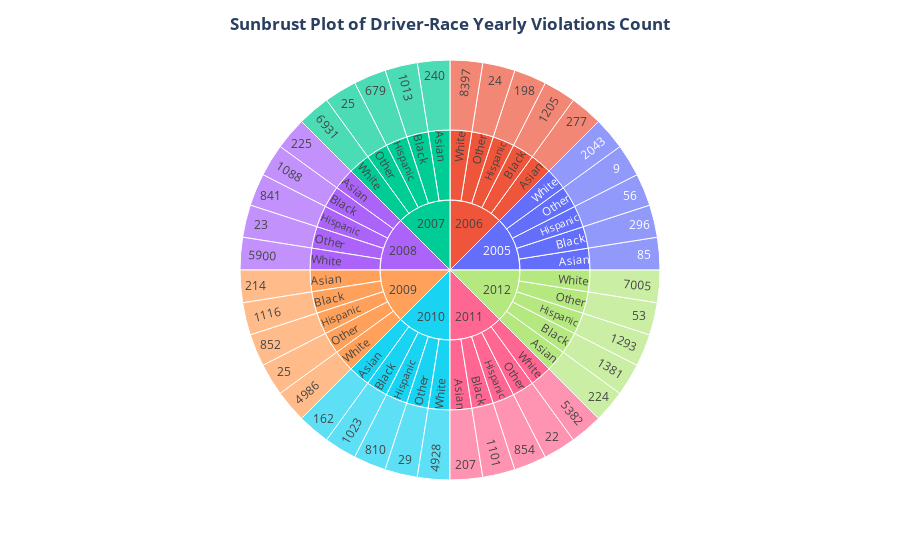

The notebook cell saved with this chart:
### Code cell
data=dfa.groupby(['year','driver_race'])['violations'].count().reset_index()
fig=px.sunburst(data,path=('year','driver_race','violations'))
fig.update_layout(title={'text':'<b>Sunbrust Plot of Driver-Race Yearly Violations Count','x':0.5})
fig.show()

### Figure 1 — Plotly figure (JSON) as saved in the notebook; plotly's stock layout.template omitted (floating-point values rounded to 4 significant figures)
{"data": [{"branchvalues": "total", "domain": {"x": [0, 1], "y": [0, 1]}, "hovertemplate": "labels=%{label}<br>count=%{value}<br>parent=%{parent}<br>id=%{id}<extra></extra>", "ids": ["2005/Other/9", "2011/Other/22", "2008/Other/23", "2006/Other/24", "2007/Other/25", "2009/Other/25", "2010/Other/29", "2012/Other/53", "2005/Hispanic/56", "2005/Asian/85", "2010/Asian/162", "2006/Hispanic/198", "2011/Asian/207", "2009/Asian/214", "2012/Asian/224", "2008/Asian/225", "2007/Asian/240", "2006/Asian/277", "2005/Black/296", "2007/Hispanic/679", "2010/Hispanic/810", "2008/Hispanic/841", "2009/Hispanic/852", "2011/Hispanic/854", "2007/Black/1013", "2010/Black/1023", "2008/Black/1088", "2011/Black/1101", "2009/Black/1116", "2006/Black/1205", "2012/Hispanic/1293", "2012/Black/1381", "2005/White/2043", "2010/White/4928", "2009/White/4986", "2011/White/5382", "2008/White/5900", "2007/White/6931", "2012/White/7005", "2006/White/8397", "2005/Asian", "2006/Asian", "2007/Asian", "2008/Asian", "2009/Asian", "2010/Asian", "2011/Asian", "2012/Asian", "2005/Black", "2006/Black", "2007/Black", "2008/Black", "2009/Black", "2010/Black", "2011/Black", "2012/Black", "2005/Hispanic", "2006/Hispanic", "2007/Hispanic", "2008/Hispanic", "2009/Hispanic", "2010/Hispanic", "2011/Hispanic", "2012/Hispanic", "2005/Other", "2006/Other", "2007/Other", "2008/Other", "2009/Other", "2010/Other", "2011/Other", "2012/Other", "2005/White", "2006/White", "2007/White", "2008/White", "2009/White", "2010/White", "2011/White", "2012/White", "2005", "2006", "2007", "2008", "2009", "2010", "2011", "2012"], "labels": ["9", "22", "23", "24", "25", "25", "29", "53", "56", "85", "162", "198", "207", "214", "224", "225", "240", "277", "296", "679", "810", "841", "852", "854", "1013", "1023", "1088", "1101", "1116", "1205", "1293", "1381", "2043", "4928", "4986", "5382", "5900", "6931", "7005", "8397", "Asian", "Asian", "Asian", "Asian", "Asian", "Asian", "Asian", "Asian", "Black", "Black", "Black", "Black", "Black", "Black", "Black", "Black", "Hispanic", "Hispanic", "Hispanic", "Hispanic", "Hispanic", "Hispanic", "Hispanic", "Hispanic", "Other", "Other", "Other", "Other", "Other", "Other", "Other", "Other", "White", "White", "White", "White", "White", "White", "White", "White", "2005", "2006", "2007", "2008", "2009", "2010", "2011", "2012"], "name": "", "parents": ["2005/Other", "2011/Other", "2008/Other", "2006/Other", "2007/Other", "2009/Other", "2010/Other", "2012/Other", "2005/Hispanic", "2005/Asian", "2010/Asian", "2006/Hispanic", "2011/Asian", "2009/Asian", "2012/Asian", "2008/Asian", "2007/Asian", "2006/Asian", "2005/Black", "2007/Hispanic", "2010/Hispanic", "2008/Hispanic", "2009/Hispanic", "2011/Hispanic", "2007/Black", "2010/Black", "2008/Black", "2011/Black", "2009/Black", "2006/Black", "2012/Hispanic", "2012/Black", "2005/White", "2010/White", "2009/White", "2011/White", "2008/White", "2007/White", "2012/White", "2006/White", "2005", "2006", "2007", "2008", "2009", "2010", "2011", "2012", "2005", "2006", "2007", "2008", "2009", "2010", "2011", "2012", "2005", "2006", "2007", "2008", "2009", "2010", "2011", "2012", "2005", "2006", "2007", "2008", "2009", "2010", "2011", "2012", "2005", "2006", "2007", "2008", "2009", "2010", "2011", "2012", "", "", "", "", "", "", "", ""], "type": "sunburst", "values": [1, 1, 1, 1, 1, 1, 1, 1, 1, 1, 1, 1, 1, 1, 1, 1, 1, 1, 1, 1, 1, 1, 1, 1, 1, 1, 1, 1, 1, 1, 1, 1, 1, 1, 1, 1, 1, 1, 1, 1, 1, 1, 1, 1, 1, 1, 1, 1, 1, 1, 1, 1, 1, 1, 1, 1, 1, 1, 1, 1, 1, 1, 1, 1, 1, 1, 1, 1, 1, 1, 1, 1, 1, 1, 1, 1, 1, 1, 1, 1, 5, 5, 5, 5, 5, 5, 5, 5]}], "layout": {"legend": {"tracegroupgap": 0}, "margin": {"t": 60}, "title": {"text": "<b>Sunbrust Plot of Driver-Race Yearly Violations Count", "x": 0.5}}}
